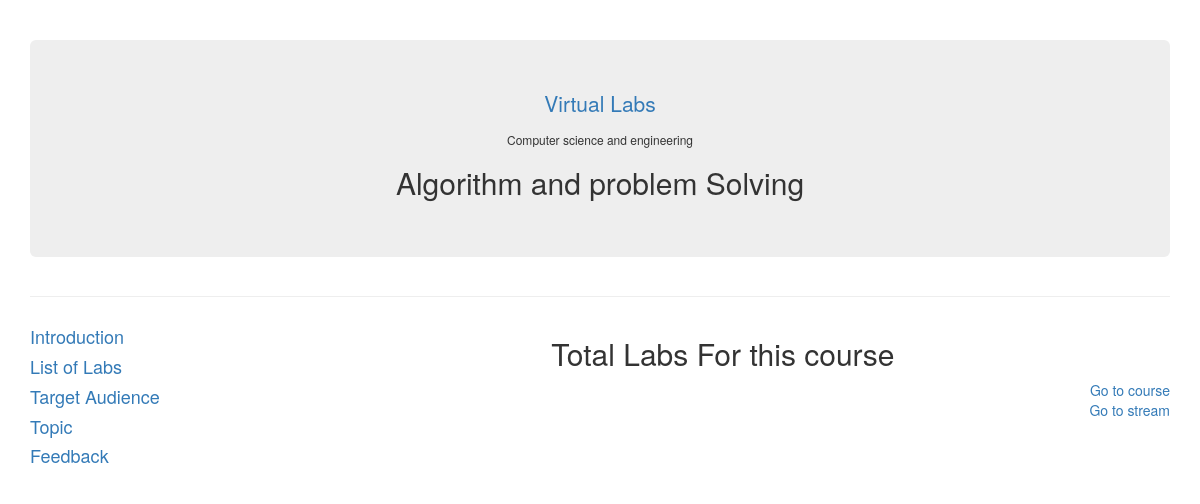
Before: /list_of_labs/ with the older database file.
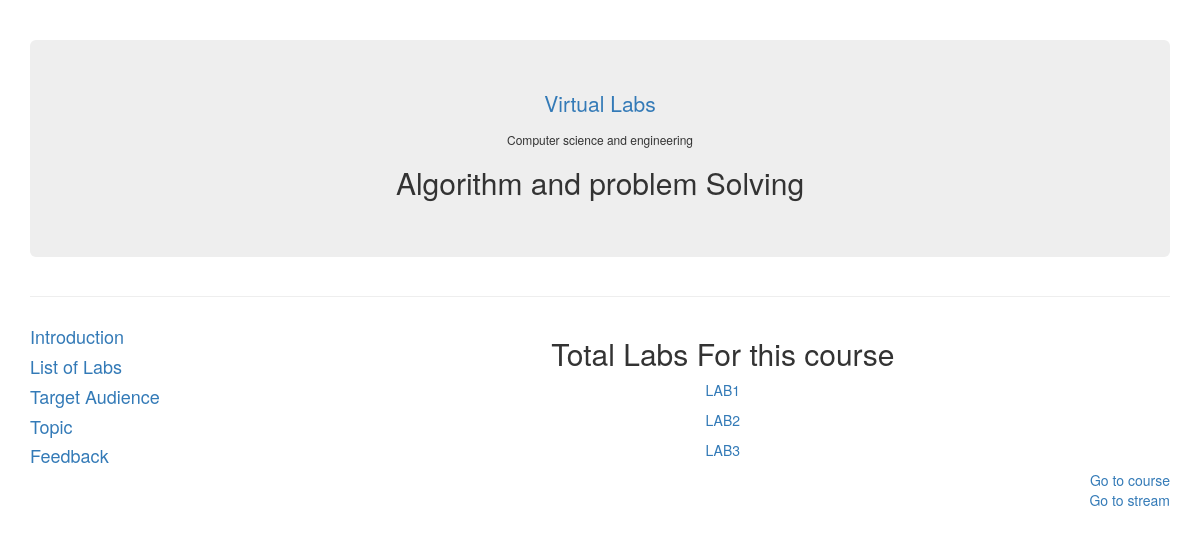
After: the same page with the newer database file.
### vlabs/models.py (models this page shows)
class List_of_labs(models.Model):
    list_of_labs = models.TextField()
    Introduction = models.TextField()
    objective = models.TextField()

### vlabs/views.py (the view)
# urls.py: url(r'^list_of_labs/$', views.totalLabs, name="totalLabs"),
def totalLabs(request):
    labs = List_of_labs.objects.all()
    return render(request, "vlabs/problemSolving.html",{'struct': labs, "action": "lab"})

### templates/vlabs/problemSolving.html (shortened to what this page needs)
<!DOCTYPE html>
<html lang="en" xmlns="http://www.w3.org/1999/html">
<head>
  <link rel="stylesheet" href="https://maxcdn.bootstrapcdn.com/bootstrap/3.3.7/css/bootstrap.min.css">
</head>
</head>
<body>
<div class="container">
    <div class="page-header">
  <div class="jumbotron">
      <a href="/"  style="text-align: center"><p>Virtual Labs</p></a>
      <h6 style="text-align: center">Computer science and engineering</h6>
      <h2 style="text-align: center">Algorithm and problem Solving</h2>
</div>
    </div>
        <div>
            <div class="row">
        <div class="col-sm-6 col-lg-6 col-md-6 imgcntr container" style="width: 21%">
        <h4><a href="/problemSolving">Introduction</a></br></h4>
            <h4><a href="/list_of_labs">List of Labs</a></br></h4>
            <h4><a href="/targetaudience">Target Audience</a></br></h4>
            <h4><a href="/topic">Topic</a></br></h4>
            <h4><a href="/feedback">Feedback</a></br></h4>
        </div>
                <div class="col-sm-6 col-lg-6 col-md-6 imgcntr" style="width: 79%">
                        {% if action == "Intro" %}
                            {% for st in struct %}
                            <h2>Introduction</h2>
                            <div>
                                <p>{{ st.introduction }}</p>
                        </div>
                            {% endfor %}
                            {% elif action == "Feedback" %}
                                 {% block content %}
                                        {% endblock %}
                        {% else %}
                                <h2 style="text-align: center">Total Labs For this course</h2>
                            {% for st in struct %}
                                        <div>
                                            <a href={% url 'lab' st.list_of_labs %}><p style="text-align: center">{{ st.list_of_labs }}</p></a>
                                    </div>
                                     {% endfor %}
                        {% endif %}<a href="/problemSolving" style="float: right">Go to course</a>
        <br>
        <a href="/stream" style="float: right">Go to stream</a>
                </div>
    </div>
    </div>
</body>
</html>

Changed rows visible on the page:
added List_of_labs: list_of_labs "LAB1"
added List_of_labs: list_of_labs "LAB2"
added List_of_labs: list_of_labs "LAB3"
